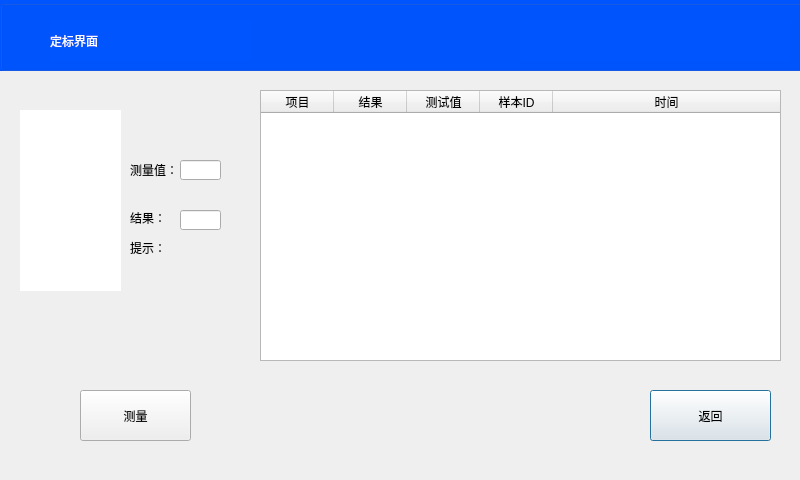
<?xml version="1.0" encoding="UTF-8"?>
<ui version="4.0">
 <class>ConfirmStd</class>
 <widget class="QDialog" name="ConfirmStd">
  <property name="geometry">
   <rect>
    <x>0</x>
    <y>0</y>
    <width>800</width>
    <height>480</height>
   </rect>
  </property>
  <property name="windowTitle">
   <string>Dialog</string>
  </property>
  <widget class="QGroupBox" name="groupBox">
   <property name="geometry">
    <rect>
     <x>0</x>
     <y>0</y>
     <width>811</width>
     <height>71</height>
    </rect>
   </property>
   <property name="styleSheet">
    <string notr="true">background-color: rgb(0, 85, 255);</string>
   </property>
   <property name="title">
    <string/>
   </property>
   <widget class="QLabel" name="labelTitle">
    <property name="geometry">
     <rect>
      <x>50</x>
      <y>20</y>
      <width>201</width>
      <height>41</height>
     </rect>
    </property>
    <property name="styleSheet">
     <string notr="true">color: rgb(255, 255, 255);
font: 75 32pt &quot;黑体&quot;;</string>
    </property>
    <property name="text">
     <string>定标界面</string>
    </property>
   </widget>
   <widget class="QLabel" name="labelDateTime">
    <property name="geometry">
     <rect>
      <x>520</x>
      <y>20</y>
      <width>271</width>
      <height>41</height>
     </rect>
    </property>
    <property name="styleSheet">
     <string notr="true">color: rgb(255, 255, 255);
font:  20pt &quot;黑体&quot;;</string>
    </property>
    <property name="text">
     <string/>
    </property>
   </widget>
  </widget>
  <widget class="QTableWidget" name="AnalysisTableWidget">
   <property name="geometry">
    <rect>
     <x>260</x>
     <y>90</y>
     <width>521</width>
     <height>271</height>
    </rect>
   </property>
   <property name="sortingEnabled">
    <bool>false</bool>
   </property>
   <property name="rowCount">
    <number>0</number>
   </property>
   <property name="columnCount">
    <number>5</number>
   </property>
   <attribute name="horizontalHeaderVisible">
    <bool>true</bool>
   </attribute>
   <attribute name="horizontalHeaderDefaultSectionSize">
    <number>73</number>
   </attribute>
   <attribute name="horizontalHeaderHighlightSections">
    <bool>false</bool>
   </attribute>
   <attribute name="horizontalHeaderStretchLastSection">
    <bool>true</bool>
   </attribute>
   <attribute name="verticalHeaderVisible">
    <bool>false</bool>
   </attribute>
   <attribute name="verticalHeaderDefaultSectionSize">
    <number>30</number>
   </attribute>
   <attribute name="verticalHeaderHighlightSections">
    <bool>true</bool>
   </attribute>
   <attribute name="verticalHeaderVisible">
    <bool>false</bool>
   </attribute>
   <attribute name="verticalHeaderDefaultSectionSize">
    <number>30</number>
   </attribute>
   <attribute name="horizontalHeaderStretchLastSection">
    <bool>true</bool>
   </attribute>
   <attribute name="horizontalHeaderVisible">
    <bool>true</bool>
   </attribute>
   <attribute name="horizontalHeaderHighlightSections">
    <bool>false</bool>
   </attribute>
   <attribute name="verticalHeaderHighlightSections">
    <bool>true</bool>
   </attribute>
   <attribute name="horizontalHeaderDefaultSectionSize">
    <number>73</number>
   </attribute>
   <column>
    <property name="text">
     <string>项目</string>
    </property>
   </column>
   <column>
    <property name="text">
     <string>结果</string>
    </property>
   </column>
   <column>
    <property name="text">
     <string>测试值</string>
    </property>
   </column>
   <column>
    <property name="text">
     <string>样本ID</string>
    </property>
   </column>
   <column>
    <property name="text">
     <string>时间</string>
    </property>
   </column>
  </widget>
  <widget class="QLabel" name="ShowImageLabel">
   <property name="geometry">
    <rect>
     <x>20</x>
     <y>110</y>
     <width>101</width>
     <height>181</height>
    </rect>
   </property>
   <property name="styleSheet">
    <string notr="true">background-image: url();
background-color: rgb(255, 255, 255);</string>
   </property>
   <property name="text">
    <string/>
   </property>
  </widget>
  <widget class="QLabel" name="label_7">
   <property name="geometry">
    <rect>
     <x>130</x>
     <y>240</y>
     <width>31</width>
     <height>16</height>
    </rect>
   </property>
   <property name="text">
    <string>提示：</string>
   </property>
  </widget>
  <widget class="QLineEdit" name="TestValueLineEdit">
   <property name="geometry">
    <rect>
     <x>180</x>
     <y>160</y>
     <width>41</width>
     <height>20</height>
    </rect>
   </property>
  </widget>
  <widget class="QLineEdit" name="ResultLineEdit">
   <property name="geometry">
    <rect>
     <x>180</x>
     <y>210</y>
     <width>41</width>
     <height>20</height>
    </rect>
   </property>
  </widget>
  <widget class="QLabel" name="label_6">
   <property name="geometry">
    <rect>
     <x>130</x>
     <y>210</y>
     <width>41</width>
     <height>16</height>
    </rect>
   </property>
   <property name="text">
    <string>结果：</string>
   </property>
  </widget>
  <widget class="QLabel" name="PromptLabel">
   <property name="geometry">
    <rect>
     <x>190</x>
     <y>240</y>
     <width>51</width>
     <height>21</height>
    </rect>
   </property>
   <property name="text">
    <string/>
   </property>
  </widget>
  <widget class="QLabel" name="label_5">
   <property name="geometry">
    <rect>
     <x>130</x>
     <y>160</y>
     <width>51</width>
     <height>20</height>
    </rect>
   </property>
   <property name="text">
    <string>测量值：</string>
   </property>
  </widget>
  <widget class="QPushButton" name="expReturnBtn">
   <property name="geometry">
    <rect>
     <x>650</x>
     <y>390</y>
     <width>121</width>
     <height>51</height>
    </rect>
   </property>
   <property name="styleSheet">
    <string notr="true">font: 20pt &quot;微软细黑&quot;;</string>
   </property>
   <property name="text">
    <string>返回</string>
   </property>
  </widget>
  <widget class="QPushButton" name="CheckPushButton">
   <property name="geometry">
    <rect>
     <x>80</x>
     <y>390</y>
     <width>111</width>
     <height>51</height>
    </rect>
   </property>
   <property name="styleSheet">
    <string notr="true">font: 20pt &quot;微软细黑&quot;;</string>
   </property>
   <property name="text">
    <string>测量</string>
   </property>
  </widget>
 </widget>
 <resources/>
 <connections/>
</ui>
